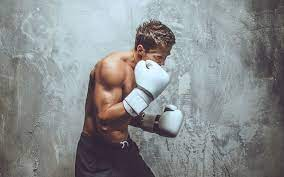
#> input picture src/ya.jfif, 284 x 177 px, given in place of the camera
$ python faceMaskDetection.py
#> lines starting #> are read from the running program, lines starting #| are printed output that depends on the picture; after the words box and inside, x2 and y2 are one past the last pixel; in counts of white or black regions, pixels touching at a corner belong together
import cv2
import numpy as np

def general(mask,color,frame):

	#Nos devuelve el contorno del tapabocas
	contours,_ = cv2.findContours( mask, cv2.RETR_EXTERNAL, cv2.CHAIN_APPROX_SIMPLE)
	for c in contours:
		#Buscamos el area del contorno
		area = cv2.contourArea(c)
		#Filtramos el ruido por areas
		if area > 3000:
			#creamos unas dimenciones para que el usuario visualice cuando tiene tapabocas y cuando no
			x,y,w,h = cv2.boundingRect(c)
			#Diferenciamos si el tapabocas esta mal colocado o bien colocado por su altura
			#Mostramos en la imagen los datos de clasificacion
			if h > 200 or w > 200:
				pass#No corresponde a tamaño de un tapabpcas
			elif h > 70:
				cv2.rectangle(frame,(x,y),(x+w,y+h), color, 3)
				cv2.putText(frame, f'Con Tapaboca', (x+10,y+20), 1, 0.9, color, 1, cv2.LINE_AA)
			else:
				cv2.rectangle(frame,(x,y),(x+w,y+h), [0,0,255], 3)
				cv2.putText(frame, f'Tapaboca mal colocado', (x+10,y+20), 1, 0.9, [0,0,255], 1, cv2.LINE_AA)


def run():
	#Se establece la captura de imagenes.
	#En este caso activamos la camara de computador
	cap = cv2.VideoCapture(0)

	#Hacemos la busqueda que corresponda con el color del tapabocas
	#Mediante una seleccion de color HSV
	redBajo1 = np.array([87,90,47],np.uint8)#Rojo
	redAlto1 = np.array([122,255,245],np.uint8)

	#Ciclo de trabajo
	while True:

		#Lectura de imagen en cada trame y corroboramos la camara este activa
		ret,frame = cap.read()
#> frame is the input picture: shape (177, 284, 3); mean B, G, R 142, 140.4, 137
		if ret == True:
			#Convertimos el sistema de defecto BGR a HSV
			frameHSV = cv2.cvtColor(frame, cv2.COLOR_BGR2HSV)
#> frameHSV: shape (177, 284, 3); mean H, S, V 85, 28.2, 147.1
			#Buscamos el rango de colores de la imagen
			mask = cv2.inRange(frameHSV, redBajo1, redAlto1)
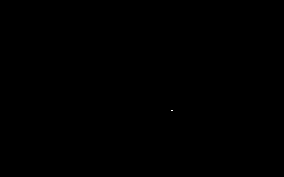
#> mask: shape (177, 284); 0% white in thin lines or dots, all inside (x1, y1, x2, y2) = (171, 110, 173, 111)
			#Llamado a la funcion
			general(mask,[0,255,0],frame)
#> in general, `contours,_ = cv2.findContours( mask, cv2.RETR_EXTERNAL, cv2.CHAIN_APPR..`: contours = [[[171, 110], [172, 110]]]
#> the loop in general, `for c in contours:` made 1 pass
#> (c, area) on pass 1: ([[171, 110], [172, 110]], 0)
			#Mostramos la imagen
			cv2.imshow('Streaming', frame)
			#control de escape
			if cv2.waitKey(1) & 0xFF == ord('q'):
#> (key q is pressed here)
				break
			#Guarda imagenes del momento
			elif cv2.waitKey(1) & 0xFF == ord('c'):
				cv2.imwrite('CapturDetection.png',frame)
				cv2.imwrite('CapturHSV.png',mask)

	#Cerramos todo adecuadamente
	cap.release()
	cv2.destroyAllWindows()

#Funcionamiento del programa
if __name__ == "__main__":
	run()
